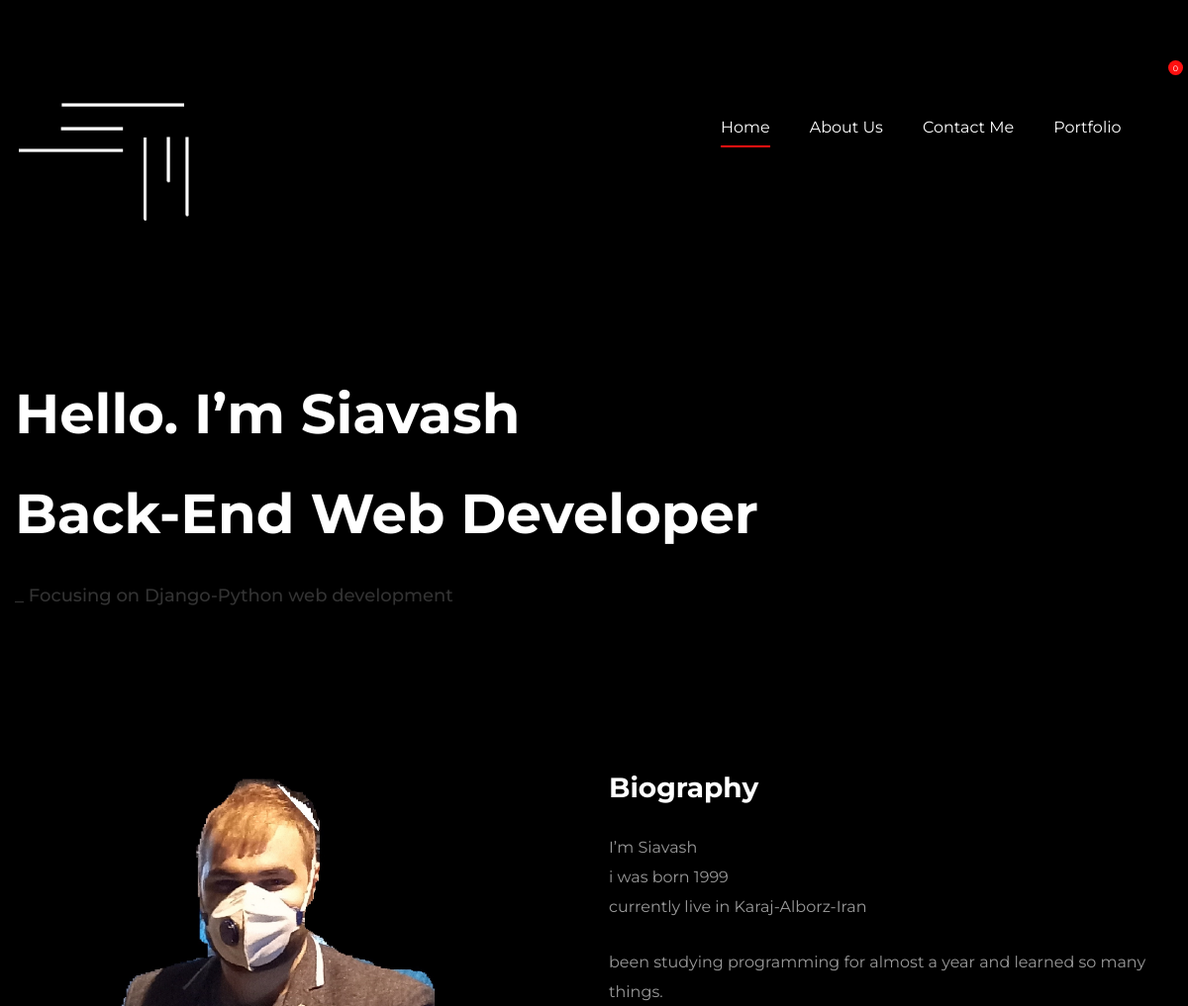
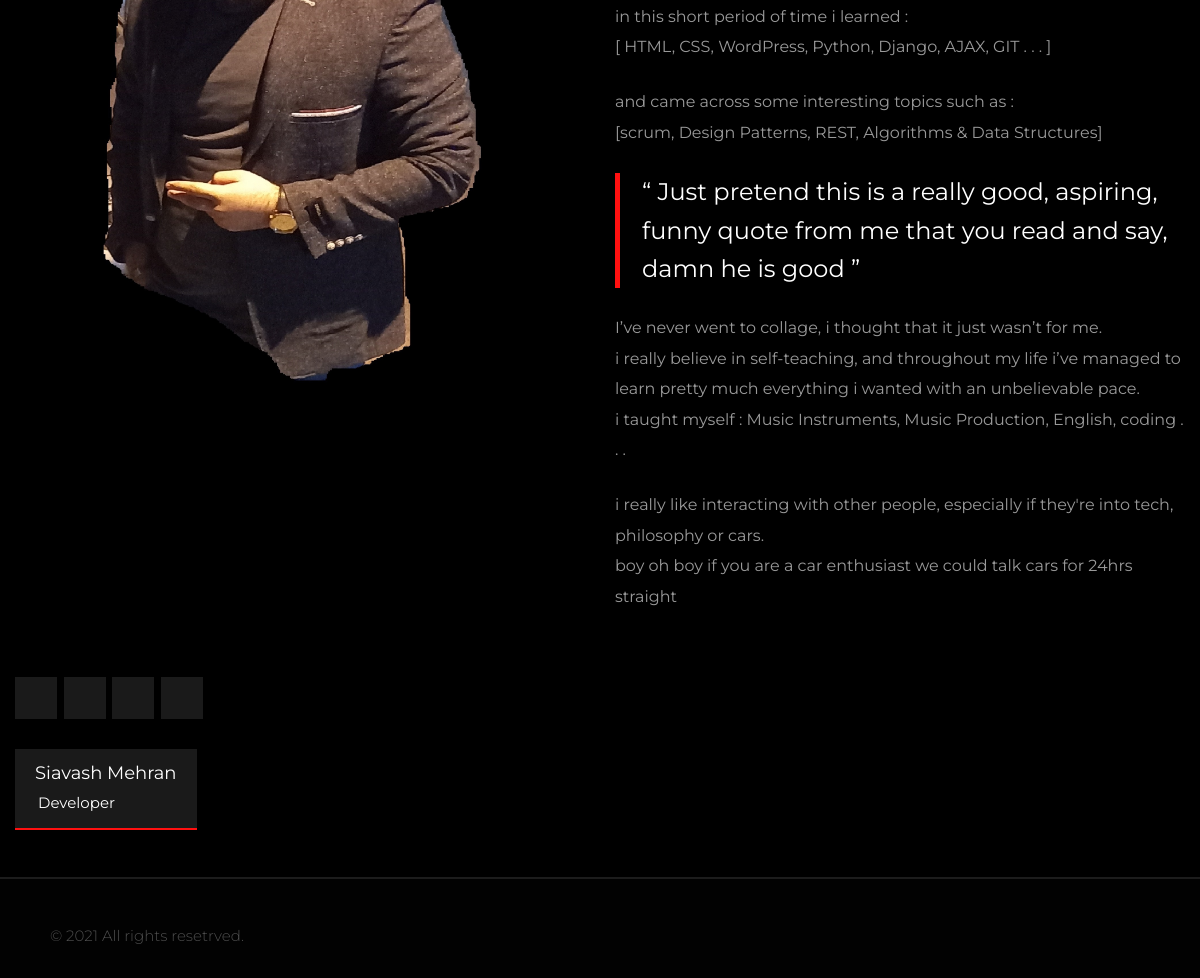
The page / on the database its author committed (2 pictures, top to bottom).
### CVhome/models.py (models this page shows, shortened)
class Home(models.Model):
    logo     =  models.ImageField(upload_to='images/')
    title    = models.TextField(max_length=80, blank=True)
    grey     = models.TextField(max_length=80, blank=True)
    name     = models.CharField(max_length=20)
    myTitle  = models.CharField(max_length=20)

### CVabout/models.py (models this page shows, shortened)
class AboutMe(models.Model):
    bigImg   = models.ImageField(upload_to='images/')
    p1       = models.TextField(max_length=600)
    p2       = models.TextField(max_length=600)
    slang    = models.CharField(max_length=300)

class ContactInfo(models.Model):
    github   = models.URLField()
    insta    = models.URLField()
    linkedin = models.URLField()
    phone = models.CharField(max_length=20)
    email = models.EmailField()
    def strip_phone(self):
        return self.phone.replace(' ', '')

### CVhome/views.py (the view)
# urls.py: path('', home),
def home(request):
    homePageData = Home.objects.earliest('pk')
    aboutMe      = AboutMe.objects.earliest('pk')
    contactInfo  = ContactInfo.objects.earliest('pk')
    context = {
        'info'    : contactInfo,
        'about'   : aboutMe,
        'home'    : homePageData
    }
    return render(request, 'index.html', context)

### CVhome/templates/index.html (shortened to what this page needs)
{% load render_partial %}
{% load static %}
<!DOCTYPE html>
<html lang="en">
<head>
    {% include 'components/head.html' %}
</head>
<body>
    <div class="page-wrapper">
        {% include 'components/siteheader.html'%}
        <section class="gallery-section">
            <div class="auto-container">
                <div class="title-box">
                    <h1>{{home.title | linebreaks}}</h1>
                    <div class="title">{{home.grey | linebreaks}}</div>
                </div>
            </div>
        </section>
        <section class="about-section">
            <div class="auto-container">
                <div class="row clearfix">
                    <div class="image-column col-lg-6 col-md-12 xol-sm-12">
                        <div class="inner-column">
                            <div class="image">
                                <img src="{{about.bigImg.url}}" alt="">
                            </div>
                        </div>
                    </div>
                    <div class="content-column col-lg-6 col-md-12 xol-sm-12">
                        <div class="inner-column">
                            <h3>Biography</h3>
                            <div class="text">
                                <p>{{about.p1 | linebreaks}}</p>
                                <div class="quote-text">“ {{about.slang}} ”</div>
                                <p> {{about.p2 | linebreaks}} </p>
                            </div>
                        </div>
                    </div>
                </div>
                <ul class="social-icon-two">
                    <li><a href="{{info.insta}}"><span class="fa fa-instagram"></span></a></li>
                    <li><a href="{{info.github}}"><span class="fa fa-github"></span></a></li>
                    <li><a href="{{info.linkedin}}"><span class="fa fa-linkedin"></span></a></li>
                    <li><a href="tel:{{info.strip_phone}}"><span class="fa fa-phone"></span></a></li>
                </ul>
                <div class="about-box">
                    <div class="box-inner">
                        <h6>{{home.name}}</h6>
                        <div class="category">{{home.myTitle}}</div>
                    </div>
                </div>
            </div>
        </section>
        <br><br>
        <footer class="main-footer">
            {% include 'components/footer.html' %}
        </footer>
    </div>
</body>
</html>

### assets/css/responsive.css (style rules this page uses)
@media only screen and (max-width: 5000px) { .page-wrapper { overflow:hidden; } }
@media only screen and (max-width: 1340px) { .page-wrapper { overflow:hidden; } }

### assets/css/myCss.css (style rules this page uses)
.gallery-section .title-box { margin-bottom: 0px; }
.category { margin: 3px; }

### rows shown on the page
Home: title "Hello. I’m Siavash Back-End Web Developer", grey "_ Focusing on Django-Python web development", name "Siavash Mehran", myTitle "Developer"
AboutMe: bigImg (picture), p1 "I’m Siavash i was born 1999 currently live in Karaj-Alborz-Iran been studying programming for almost a year and learned so many things. in this short period of time i learned : [ HTML, CSS, WordPress, Python, Django, AJAX, GIT . . . ] and came across some interesting topics such as : [scrum, Design Patterns, REST, Algorithms & Data Structures]", slang "Just pretend this is a really good, aspiring, funny quote from me that you read and say, damn he is good", p2 "I’ve never went to collage, i thought that it just wasn’t for me. i really believe in self-teaching, and throughout my life i’ve managed to learn pretty much everything i wanted with an unbelievable pace. i taught myself : Music Instruments, Music Production, English, coding . . . i really like interacting with other people, especially if they're into tech, philosophy or cars. boy oh boy if you are a car enthusiast we could talk cars for 24hrs straight"
